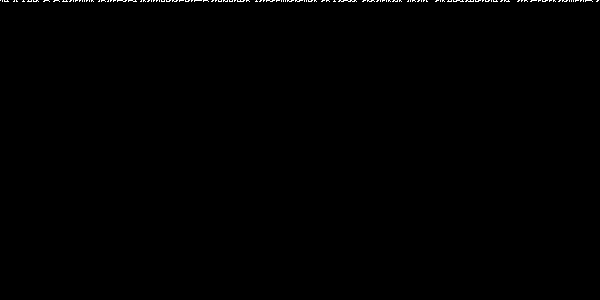
Frame 1 (no input)
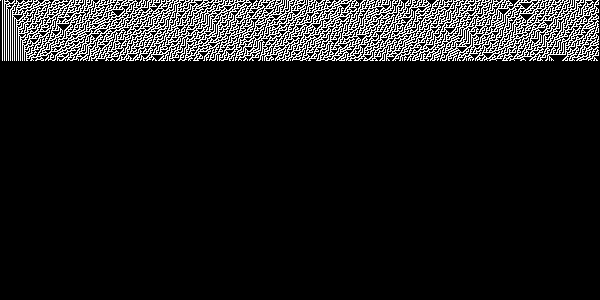
Frame 60 (the mouse pressed at the canvas centre just before this capture)
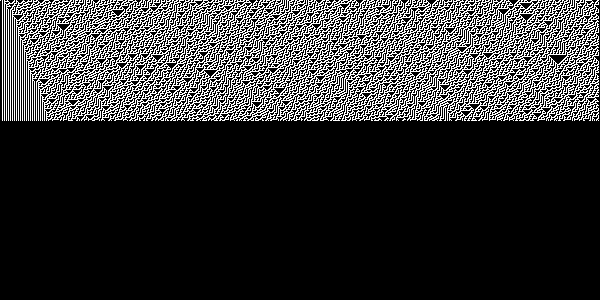
Frame 120 (the mouse held since frame 60 and released just before this capture)

The Processing sketch that drew these frames (run headless with seeded random() and noise(); from frame 60 on, the mouse is pressed at the canvas centre):

// Processing sketch: sketch_01_wolfram
// ── sketch_01_wolfram.pde
int tamanho = 600;
// 111, 110, 101, 100, 011, 010, 001, 000
int regra[] = {0, 0, 0, 1, 1, 1, 1, 0};
//os dados das células de cada geração
int celulas[] = new int[tamanho];
int celulas_anterior[] = new int[tamanho];
//começamos com geração 0
int geracao = 0;
void settings() {
  size(tamanho, tamanho / 2);
}
void setup() {
  background(0);
  noStroke();
  fill(255);
  //valores aleatórios para a primeira geração
  for (int i = 0; i < tamanho; i++) {
    celulas[i] = round(random(1));
    //desenhamos o retângulo na cor apropriada
    fill(celulas[i] * 255);
    rect(i, geracao, 1, 1);
  }
  //incrementamos a geração
  geracao +=1;
}
void draw() {
  //criamos uma cópia das células tal como estão
  arrayCopy(celulas, celulas_anterior);
  //para cada célula
  for (int i = 1; i < tamanho - 1; i++) {
    //pegamos a vizinhança
    int a = celulas_anterior[i - 1];
    int b = celulas_anterior[i];
    int c = celulas_anterior[i + 1];
    //aplicamos a nossa regra (dá pra fazer de forma mais inteligente)
    if (a == 1 && b == 1 && c == 1) celulas[i] = regra[0];
    if (a == 1 && b == 1 && c == 0) celulas[i] = regra[1];
    if (a == 1 && b == 0 && c == 1) celulas[i] = regra[2];
    if (a == 1 && b == 0 && c == 0) celulas[i] = regra[3]; //<>//
    if (a == 0 && b == 1 && c == 1) celulas[i] = regra[4];
    if (a == 0 && b == 1 && c == 0) celulas[i] = regra[5]; //<>//
    if (a == 0 && b == 0 && c == 1) celulas[i] = regra[6]; //<>//
    if (a == 0 && b == 0 && c == 0) celulas[i] = regra[7];
    //desenhamos o retângulo na cor apropriada
    fill(celulas[i] * 255);
    rect(i, geracao, 1, 1);
  }
  //próxima geração
  geracao += 1;
} //<>//
